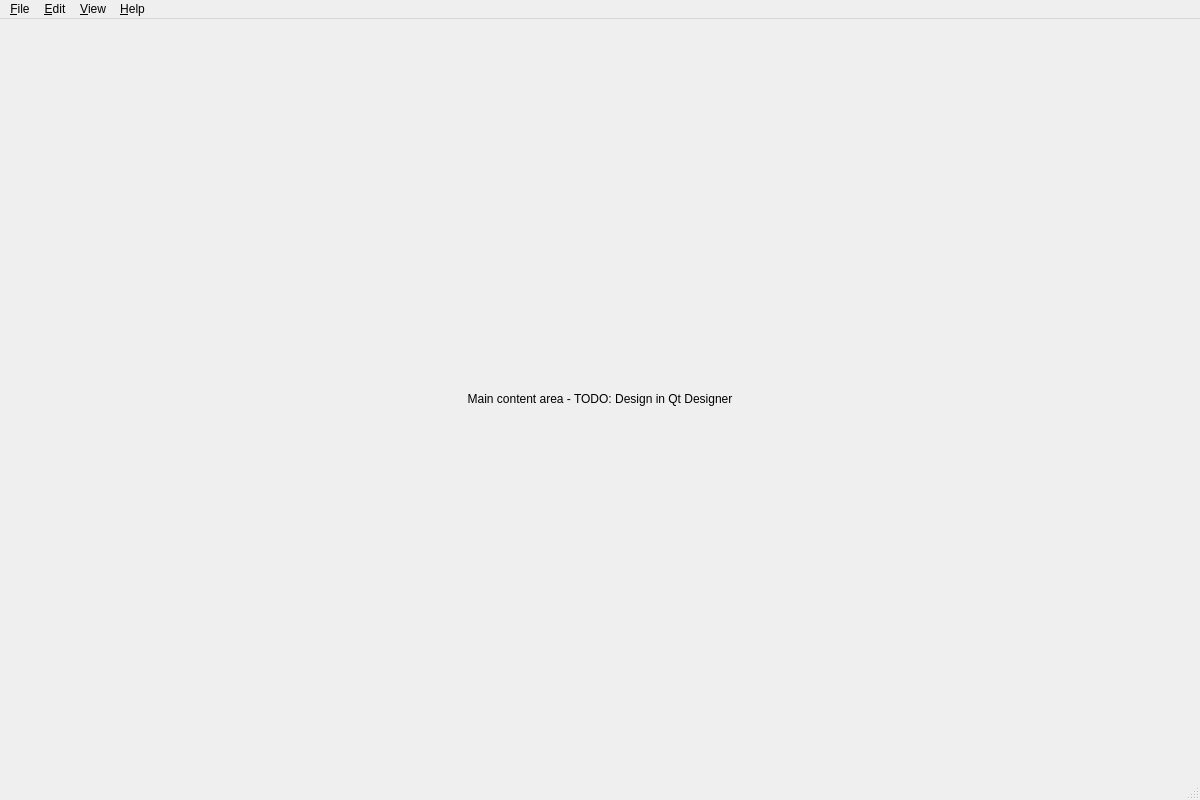
<?xml version="1.0" encoding="UTF-8"?>
<ui version="4.0">
 <class>MainWindow</class>
 <widget class="QMainWindow" name="MainWindow">
  <property name="geometry">
   <rect>
    <x>0</x>
    <y>0</y>
    <width>1200</width>
    <height>800</height>
   </rect>
  </property>
  <property name="windowTitle">
   <string>BIDSIO - BIDS Dataset Explorer</string>
  </property>
  <widget class="QWidget" name="centralwidget">
   <layout class="QVBoxLayout" name="verticalLayout">
    <item>
     <widget class="QLabel" name="placeholderLabel">
      <property name="text">
       <string>Main content area - TODO: Design in Qt Designer</string>
      </property>
      <property name="alignment">
       <set>Qt::AlignCenter</set>
      </property>
     </widget>
    </item>
   </layout>
  </widget>
  <widget class="QMenuBar" name="menubar">
   <property name="geometry">
    <rect>
     <x>0</x>
     <y>0</y>
     <width>1200</width>
     <height>22</height>
    </rect>
   </property>
   <widget class="QMenu" name="menuFile">
    <property name="title">
     <string>&amp;File</string>
    </property>
    <addaction name="actionOpenDataset"/>
    <addaction name="actionCloseDataset"/>
    <addaction name="separator"/>
    <addaction name="actionExit"/>
   </widget>
   <widget class="QMenu" name="menuEdit">
    <property name="title">
     <string>&amp;Edit</string>
    </property>
    <addaction name="actionPreferences"/>
   </widget>
   <widget class="QMenu" name="menuView">
    <property name="title">
     <string>&amp;View</string>
    </property>
   </widget>
   <widget class="QMenu" name="menuHelp">
    <property name="title">
     <string>&amp;Help</string>
    </property>
    <addaction name="actionAbout"/>
   </widget>
   <addaction name="menuFile"/>
   <addaction name="menuEdit"/>
   <addaction name="menuView"/>
   <addaction name="menuHelp"/>
  </widget>
  <widget class="QStatusBar" name="statusbar"/>
  <action name="actionOpenDataset">
   <property name="text">
    <string>&amp;Open Dataset...</string>
   </property>
   <property name="shortcut">
    <string>Ctrl+O</string>
   </property>
  </action>
  <action name="actionCloseDataset">
   <property name="text">
    <string>&amp;Close Dataset</string>
   </property>
   <property name="enabled">
    <bool>false</bool>
   </property>
  </action>
  <action name="actionExit">
   <property name="text">
    <string>E&amp;xit</string>
   </property>
   <property name="shortcut">
    <string>Ctrl+Q</string>
   </property>
  </action>
  <action name="actionPreferences">
   <property name="text">
    <string>&amp;Preferences...</string>
   </property>
  </action>
  <action name="actionAbout">
   <property name="text">
    <string>&amp;About BIDSIO</string>
   </property>
  </action>
 </widget>
 <resources/>
 <connections/>
</ui>

<!-- TODO: Design the complete UI in Qt Designer with:
     - Central widget with splitter for dataset browser and details
     - Left dock: Filter controls (checkboxes, lists for subjects, sessions, tasks, modalities)
     - Main area: Table or tree view of dataset contents
     - Right dock: Details panel for selected items
     - Toolbar with common actions (Open, Export, Refresh)
     - Status bar with dataset statistics
-->
